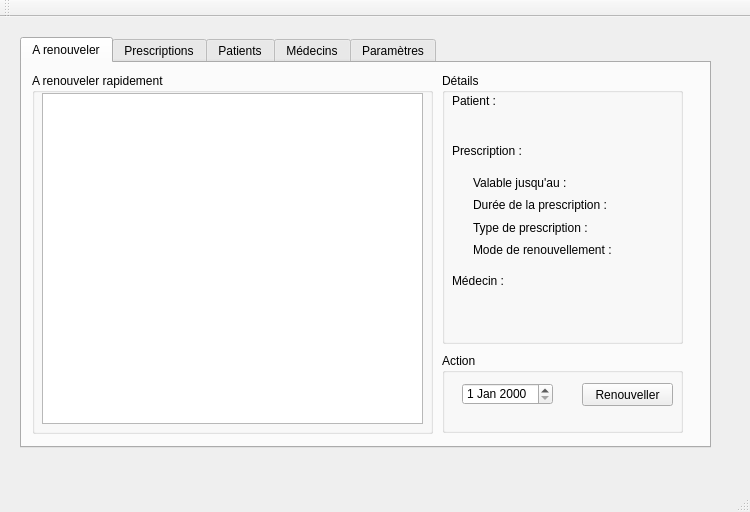
<?xml version="1.0" encoding="UTF-8"?>
<ui version="4.0">
 <class>MainWindow</class>
 <widget class="QMainWindow" name="MainWindow">
  <property name="geometry">
   <rect>
    <x>0</x>
    <y>0</y>
    <width>750</width>
    <height>512</height>
   </rect>
  </property>
  <property name="minimumSize">
   <size>
    <width>750</width>
    <height>512</height>
   </size>
  </property>
  <property name="maximumSize">
   <size>
    <width>750</width>
    <height>512</height>
   </size>
  </property>
  <property name="windowTitle">
   <string>Suivi des prescriptions</string>
  </property>
  <widget class="QWidget" name="centralWidget">
   <widget class="QTabWidget" name="tabWidgetPrincipale">
    <property name="geometry">
     <rect>
      <x>20</x>
      <y>20</y>
      <width>691</width>
      <height>411</height>
     </rect>
    </property>
    <property name="currentIndex">
     <number>0</number>
    </property>
    <widget class="QWidget" name="tabRenouv">
     <attribute name="title">
      <string>A renouveler</string>
     </attribute>
     <widget class="QGroupBox" name="groupBoxRenouv">
      <property name="geometry">
       <rect>
        <x>10</x>
        <y>10</y>
        <width>401</width>
        <height>361</height>
       </rect>
      </property>
      <property name="title">
       <string>A renouveler rapidement</string>
      </property>
      <widget class="QTableView" name="tableViewRenouv">
       <property name="geometry">
        <rect>
         <x>10</x>
         <y>20</y>
         <width>381</width>
         <height>331</height>
        </rect>
       </property>
      </widget>
     </widget>
     <widget class="QGroupBox" name="groupBoxDetails">
      <property name="geometry">
       <rect>
        <x>420</x>
        <y>10</y>
        <width>241</width>
        <height>271</height>
       </rect>
      </property>
      <property name="title">
       <string>Détails</string>
      </property>
      <widget class="QLabel" name="labelPatient">
       <property name="geometry">
        <rect>
         <x>10</x>
         <y>20</y>
         <width>61</width>
         <height>16</height>
        </rect>
       </property>
       <property name="text">
        <string>Patient :</string>
       </property>
      </widget>
      <widget class="QLabel" name="labelPrescription">
       <property name="geometry">
        <rect>
         <x>10</x>
         <y>70</y>
         <width>91</width>
         <height>16</height>
        </rect>
       </property>
       <property name="text">
        <string>Prescription :</string>
       </property>
      </widget>
      <widget class="QLabel" name="labelMedecin">
       <property name="geometry">
        <rect>
         <x>10</x>
         <y>200</y>
         <width>71</width>
         <height>16</height>
        </rect>
       </property>
       <property name="text">
        <string>Médecin :</string>
       </property>
      </widget>
      <widget class="QLabel" name="labelPatientValue">
       <property name="geometry">
        <rect>
         <x>20</x>
         <y>40</y>
         <width>211</width>
         <height>16</height>
        </rect>
       </property>
       <property name="text">
        <string/>
       </property>
      </widget>
      <widget class="QLabel" name="labelMedecinValue">
       <property name="geometry">
        <rect>
         <x>20</x>
         <y>220</y>
         <width>211</width>
         <height>16</height>
        </rect>
       </property>
       <property name="text">
        <string/>
       </property>
      </widget>
      <widget class="QWidget" name="layoutWidget">
       <property name="geometry">
        <rect>
         <x>20</x>
         <y>90</y>
         <width>216</width>
         <height>106</height>
        </rect>
       </property>
       <layout class="QHBoxLayout" name="horizontalLayout">
        <item>
         <layout class="QVBoxLayout" name="verticalLayout">
          <item>
           <widget class="QLabel" name="labelPresValable">
            <property name="text">
             <string>Valable jusqu'au :</string>
            </property>
           </widget>
          </item>
          <item>
           <widget class="QLabel" name="labelPresDuree">
            <property name="text">
             <string>Durée de la prescription :</string>
            </property>
           </widget>
          </item>
          <item>
           <widget class="QLabel" name="labelPresType">
            <property name="text">
             <string>Type de prescription :</string>
            </property>
           </widget>
          </item>
          <item>
           <widget class="QLabel" name="labelPresModeRenouv">
            <property name="text">
             <string>Mode de renouvellement :</string>
            </property>
           </widget>
          </item>
         </layout>
        </item>
        <item>
         <layout class="QVBoxLayout" name="verticalLayout_2">
          <item>
           <widget class="QLabel" name="labelPresValableValue">
            <property name="text">
             <string/>
            </property>
            <property name="scaledContents">
             <bool>false</bool>
            </property>
            <property name="alignment">
             <set>Qt::AlignCenter</set>
            </property>
           </widget>
          </item>
          <item>
           <widget class="QLabel" name="labelPresDureeValue">
            <property name="text">
             <string/>
            </property>
            <property name="alignment">
             <set>Qt::AlignCenter</set>
            </property>
           </widget>
          </item>
          <item>
           <widget class="QLabel" name="labelPresTypeValue">
            <property name="text">
             <string/>
            </property>
            <property name="alignment">
             <set>Qt::AlignCenter</set>
            </property>
           </widget>
          </item>
          <item>
           <widget class="QLabel" name="labelPresModeRenouvValue">
            <property name="text">
             <string/>
            </property>
            <property name="alignment">
             <set>Qt::AlignCenter</set>
            </property>
           </widget>
          </item>
         </layout>
        </item>
       </layout>
      </widget>
     </widget>
     <widget class="QGroupBox" name="groupBoxActions">
      <property name="geometry">
       <rect>
        <x>420</x>
        <y>290</y>
        <width>241</width>
        <height>80</height>
       </rect>
      </property>
      <property name="title">
       <string>Action</string>
      </property>
      <widget class="QDateEdit" name="dateEditRenouveller">
       <property name="geometry">
        <rect>
         <x>20</x>
         <y>30</y>
         <width>91</width>
         <height>22</height>
        </rect>
       </property>
      </widget>
      <widget class="QPushButton" name="pushButtonRenouveller">
       <property name="geometry">
        <rect>
         <x>140</x>
         <y>30</y>
         <width>91</width>
         <height>23</height>
        </rect>
       </property>
       <property name="text">
        <string>Renouveller</string>
       </property>
      </widget>
     </widget>
    </widget>
    <widget class="QWidget" name="tabPrescri">
     <attribute name="title">
      <string>Prescriptions</string>
     </attribute>
    </widget>
    <widget class="QWidget" name="tabPatients">
     <attribute name="title">
      <string>Patients</string>
     </attribute>
    </widget>
    <widget class="QWidget" name="tabMed">
     <attribute name="title">
      <string>Médecins</string>
     </attribute>
    </widget>
    <widget class="QWidget" name="tabPara">
     <attribute name="title">
      <string>Paramètres</string>
     </attribute>
    </widget>
   </widget>
  </widget>
  <widget class="QMenuBar" name="menuBar">
   <property name="geometry">
    <rect>
     <x>0</x>
     <y>0</y>
     <width>750</width>
     <height>29</height>
    </rect>
   </property>
  </widget>
  <widget class="QToolBar" name="mainToolBar">
   <attribute name="toolBarArea">
    <enum>TopToolBarArea</enum>
   </attribute>
   <attribute name="toolBarBreak">
    <bool>false</bool>
   </attribute>
  </widget>
  <widget class="QStatusBar" name="statusBar"/>
 </widget>
 <layoutdefault spacing="6" margin="11"/>
 <resources/>
 <connections/>
</ui>
